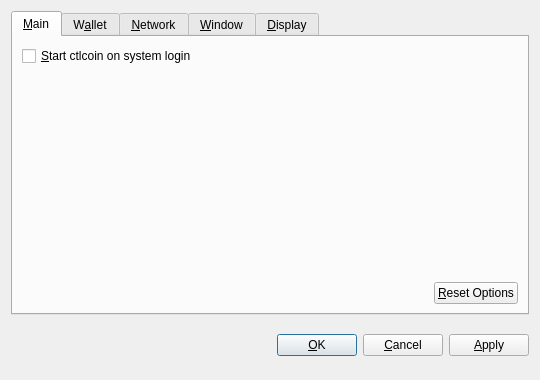
<?xml version="1.0" encoding="UTF-8"?>
<ui version="4.0">
 <class>OptionsDialog</class>
 <widget class="QDialog" name="OptionsDialog">
  <property name="geometry">
   <rect>
    <x>0</x>
    <y>0</y>
    <width>540</width>
    <height>380</height>
   </rect>
  </property>
  <property name="windowTitle">
   <string>Options</string>
  </property>
  <property name="modal">
   <bool>true</bool>
  </property>
  <layout class="QVBoxLayout" name="verticalLayout">
   <item>
    <widget class="QTabWidget" name="tabWidget">
     <property name="tabPosition">
      <enum>QTabWidget::North</enum>
     </property>
     <property name="currentIndex">
      <number>0</number>
     </property>
     <widget class="QWidget" name="tabMain">
      <attribute name="title">
       <string>&amp;Main</string>
      </attribute>
      <layout class="QVBoxLayout" name="verticalLayout_Main">
       <item>
        <widget class="QCheckBox" name="bitcoinAtStartup">
         <property name="toolTip">
          <string>Automatically start ctlcoin after logging in to the system.</string>
         </property>
         <property name="text">
          <string>&amp;Start ctlcoin on system login</string>
         </property>
        </widget>
       </item>
       <item>
        <spacer name="verticalSpacer_Main">
         <property name="orientation">
          <enum>Qt::Vertical</enum>
         </property>
         <property name="sizeHint" stdset="0">
          <size>
           <width>20</width>
           <height>40</height>
          </size>
         </property>
        </spacer>
       </item>
       <item>
        <layout class="QHBoxLayout" name="horizontalLayout_2_Main">
         <item>
          <spacer name="horizontalSpacer_2_Main">
           <property name="orientation">
            <enum>Qt::Horizontal</enum>
           </property>
           <property name="sizeHint" stdset="0">
            <size>
             <width>40</width>
             <height>20</height>
            </size>
           </property>
          </spacer>
         </item>
         <item>
          <widget class="QPushButton" name="resetButton">
           <property name="toolTip">
            <string>Reset all client options to default.</string>
           </property>
           <property name="text">
            <string>&amp;Reset Options</string>
           </property>
           <property name="autoDefault">
            <bool>false</bool>
           </property>
          </widget>
         </item>
        </layout>
       </item>
      </layout>
     </widget>
     <widget class="QWidget" name="tabWallet">
      <attribute name="title">
       <string>W&amp;allet</string>
      </attribute>
      <layout class="QVBoxLayout" name="verticalLayout_Network">
       <item>
        <widget class="QLabel" name="transactionFeeInfoLabel">
         <property name="text">
          <string>Optional transaction fee per kB that helps make sure your transactions are processed quickly. Most transactions are 1 kB.</string>
         </property>
         <property name="textFormat">
          <enum>Qt::PlainText</enum>
         </property>
         <property name="wordWrap">
          <bool>true</bool>
         </property>
        </widget>
       </item>
       <item>
        <layout class="QHBoxLayout" name="horizontalLayout_1_Main">
         <item>
          <widget class="QLabel" name="transactionFeeLabel">
           <property name="text">
            <string>Pay transaction &amp;fee</string>
           </property>
           <property name="textFormat">
            <enum>Qt::PlainText</enum>
           </property>
           <property name="buddy">
            <cstring>transactionFee</cstring>
           </property>
          </widget>
         </item>
         <item>
          <widget class="BitcoinAmountField" name="transactionFee"/>
         </item>
         <item>
          <spacer name="horizontalSpacer_1_Main">
           <property name="orientation">
            <enum>Qt::Horizontal</enum>
           </property>
           <property name="sizeHint" stdset="0">
            <size>
             <width>40</width>
             <height>20</height>
            </size>
           </property>
          </spacer>
         </item>
        </layout>
       </item>
       <item>
        <widget class="QLabel" name="label">
         <property name="text">
          <string>If you disable the spending of unconfirmed change, the change from a transaction cannot be used until that transaction has at least one confirmation. This also affects how your balance is computed.</string>
         </property>
         <property name="wordWrap">
          <bool>true</bool>
         </property>
        </widget>
       </item>
       <item>
        <widget class="QCheckBox" name="spendZeroConfChange">
         <property name="text">
          <string>Spend unconfirmed change  (experts only)</string>
         </property>
        </widget>
       </item>
       <item>
        <spacer name="verticalSpacer">
         <property name="orientation">
          <enum>Qt::Vertical</enum>
         </property>
         <property name="sizeHint" stdset="0">
          <size>
           <width>20</width>
           <height>40</height>
          </size>
         </property>
        </spacer>
       </item>
      </layout>
     </widget>
     <widget class="QWidget" name="tabNetwork">
      <attribute name="title">
       <string>&amp;Network</string>
      </attribute>
      <layout class="QVBoxLayout" name="verticalLayout_Network">
       <item>
        <widget class="QCheckBox" name="mapPortUpnp">
         <property name="toolTip">
          <string>Automatically open the ctlcoin client port on the router. This only works when your router supports UPnP and it is enabled.</string>
         </property>
         <property name="text">
          <string>Map port using &amp;UPnP</string>
         </property>
        </widget>
       </item>
       <item>
        <widget class="QCheckBox" name="connectSocks">
         <property name="toolTip">
          <string>Connect to the ctlcoin network through a SOCKS proxy (e.g. when connecting through Tor).</string>
         </property>
         <property name="text">
          <string>&amp;Connect through SOCKS proxy:</string>
         </property>
        </widget>
       </item>
       <item>
        <layout class="QHBoxLayout" name="horizontalLayout_Network">
         <item>
          <widget class="QLabel" name="proxyIpLabel">
           <property name="text">
            <string>Proxy &amp;IP:</string>
           </property>
           <property name="textFormat">
            <enum>Qt::PlainText</enum>
           </property>
           <property name="buddy">
            <cstring>proxyIp</cstring>
           </property>
          </widget>
         </item>
         <item>
          <widget class="QValidatedLineEdit" name="proxyIp">
           <property name="maximumSize">
            <size>
             <width>140</width>
             <height>16777215</height>
            </size>
           </property>
           <property name="toolTip">
            <string>IP address of the proxy (e.g. 127.0.0.1)</string>
           </property>
          </widget>
         </item>
         <item>
          <widget class="QLabel" name="proxyPortLabel">
           <property name="text">
            <string>&amp;Port:</string>
           </property>
           <property name="textFormat">
            <enum>Qt::PlainText</enum>
           </property>
           <property name="buddy">
            <cstring>proxyPort</cstring>
           </property>
          </widget>
         </item>
         <item>
          <widget class="QLineEdit" name="proxyPort">
           <property name="maximumSize">
            <size>
             <width>55</width>
             <height>16777215</height>
            </size>
           </property>
           <property name="toolTip">
            <string>Port of the proxy (e.g. 9050)</string>
           </property>
          </widget>
         </item>
         <item>
          <widget class="QLabel" name="socksVersionLabel">
           <property name="text">
            <string>SOCKS &amp;Version:</string>
           </property>
           <property name="textFormat">
            <enum>Qt::PlainText</enum>
           </property>
           <property name="buddy">
            <cstring>socksVersion</cstring>
           </property>
          </widget>
         </item>
         <item>
          <widget class="QValueComboBox" name="socksVersion">
           <property name="toolTip">
            <string>SOCKS version of the proxy (e.g. 5)</string>
           </property>
          </widget>
         </item>
         <item>
          <spacer name="horizontalSpacer_Network">
           <property name="orientation">
            <enum>Qt::Horizontal</enum>
           </property>
           <property name="sizeHint" stdset="0">
            <size>
             <width>40</width>
             <height>20</height>
            </size>
           </property>
          </spacer>
         </item>
        </layout>
       </item>
       <item>
        <spacer name="verticalSpacer_Network">
         <property name="orientation">
          <enum>Qt::Vertical</enum>
         </property>
         <property name="sizeHint" stdset="0">
          <size>
           <width>20</width>
           <height>40</height>
          </size>
         </property>
        </spacer>
       </item>
      </layout>
     </widget>
     <widget class="QWidget" name="tabWindow">
      <attribute name="title">
       <string>&amp;Window</string>
      </attribute>
      <layout class="QVBoxLayout" name="verticalLayout_Window">
       <item>
        <widget class="QCheckBox" name="minimizeToTray">
         <property name="toolTip">
          <string>Show only a tray icon after minimizing the window.</string>
         </property>
         <property name="text">
          <string>&amp;Minimize to the tray instead of the taskbar</string>
         </property>
        </widget>
       </item>
       <item>
        <widget class="QCheckBox" name="minimizeOnClose">
         <property name="toolTip">
          <string>Minimize instead of exit the application when the window is closed. When this option is enabled, the application will be closed only after selecting Quit in the menu.</string>
         </property>
         <property name="text">
          <string>M&amp;inimize on close</string>
         </property>
        </widget>
       </item>
       <item>
        <spacer name="verticalSpacer_Window">
         <property name="orientation">
          <enum>Qt::Vertical</enum>
         </property>
         <property name="sizeHint" stdset="0">
          <size>
           <width>20</width>
           <height>40</height>
          </size>
         </property>
        </spacer>
       </item>
      </layout>
     </widget>
     <widget class="QWidget" name="tabDisplay">
      <attribute name="title">
       <string>&amp;Display</string>
      </attribute>
      <layout class="QVBoxLayout" name="verticalLayout_Display">
       <item>
        <layout class="QHBoxLayout" name="horizontalLayout_1_Display">
         <item>
          <widget class="QLabel" name="langLabel">
           <property name="text">
            <string>User Interface &amp;language:</string>
           </property>
           <property name="textFormat">
            <enum>Qt::PlainText</enum>
           </property>
           <property name="buddy">
            <cstring>lang</cstring>
           </property>
          </widget>
         </item>
         <item>
          <widget class="QValueComboBox" name="lang">
           <property name="toolTip">
            <string>The user interface language can be set here. This setting will take effect after restarting ctlcoin.</string>
           </property>
          </widget>
         </item>
        </layout>
       </item>
       <item>
        <layout class="QHBoxLayout" name="horizontalLayout_2_Display">
         <item>
          <widget class="QLabel" name="unitLabel">
           <property name="text">
            <string>&amp;Unit to show amounts in:</string>
           </property>
           <property name="textFormat">
            <enum>Qt::PlainText</enum>
           </property>
           <property name="buddy">
            <cstring>unit</cstring>
           </property>
          </widget>
         </item>
         <item>
          <widget class="QValueComboBox" name="unit">
           <property name="toolTip">
            <string>Choose the default subdivision unit to show in the interface and when sending coins.</string>
           </property>
          </widget>
         </item>
        </layout>
       </item>
       <item>
        <widget class="QCheckBox" name="displayAddresses">
         <property name="toolTip">
          <string>Whether to show ctlcoin addresses in the transaction list or not.</string>
         </property>
         <property name="text">
          <string>&amp;Display addresses in transaction list</string>
         </property>
        </widget>
       </item>
       <item>
        <widget class="QCheckBox" name="coinControlFeatures">
         <property name="toolTip">
          <string>Whether to show coin control features or not.</string>
         </property>
         <property name="text">
          <string>Display coin &amp;control features (experts only!)</string>
         </property>
        </widget>
       </item>
       <item>
        <spacer name="verticalSpacer_Display">
         <property name="orientation">
          <enum>Qt::Vertical</enum>
         </property>
         <property name="sizeHint" stdset="0">
          <size>
           <width>20</width>
           <height>40</height>
          </size>
         </property>
        </spacer>
       </item>
      </layout>
     </widget>
    </widget>
   </item>
   <item>
    <layout class="QHBoxLayout" name="horizontalLayout_Buttons">
     <item>
      <spacer name="horizontalSpacer_1">
       <property name="orientation">
        <enum>Qt::Horizontal</enum>
       </property>
       <property name="sizeHint" stdset="0">
        <size>
         <width>40</width>
         <height>48</height>
        </size>
       </property>
      </spacer>
     </item>
     <item>
      <widget class="QLabel" name="statusLabel">
       <property name="font">
        <font>
         <weight>75</weight>
         <bold>true</bold>
        </font>
       </property>
       <property name="text">
        <string/>
       </property>
       <property name="textFormat">
        <enum>Qt::PlainText</enum>
       </property>
       <property name="wordWrap">
        <bool>true</bool>
       </property>
      </widget>
     </item>
     <item>
      <spacer name="horizontalSpacer_2">
       <property name="orientation">
        <enum>Qt::Horizontal</enum>
       </property>
       <property name="sizeHint" stdset="0">
        <size>
         <width>40</width>
         <height>48</height>
        </size>
       </property>
      </spacer>
     </item>
     <item>
      <widget class="QPushButton" name="okButton">
       <property name="text">
        <string>&amp;OK</string>
       </property>
      </widget>
     </item>
     <item>
      <widget class="QPushButton" name="cancelButton">
       <property name="text">
        <string>&amp;Cancel</string>
       </property>
       <property name="autoDefault">
        <bool>false</bool>
       </property>
      </widget>
     </item>
     <item>
      <widget class="QPushButton" name="applyButton">
       <property name="text">
        <string>&amp;Apply</string>
       </property>
       <property name="autoDefault">
        <bool>false</bool>
       </property>
      </widget>
     </item>
    </layout>
   </item>
  </layout>
 </widget>
 <customwidgets>
  <customwidget>
   <class>BitcoinAmountField</class>
   <extends>QSpinBox</extends>
   <header>bitcoinamountfield.h</header>
  </customwidget>
  <customwidget>
   <class>QValueComboBox</class>
   <extends>QComboBox</extends>
   <header>qvaluecombobox.h</header>
  </customwidget>
  <customwidget>
   <class>QValidatedLineEdit</class>
   <extends>QLineEdit</extends>
   <header>qvalidatedlineedit.h</header>
  </customwidget>
 </customwidgets>
 <resources/>
 <connections/>
</ui>
